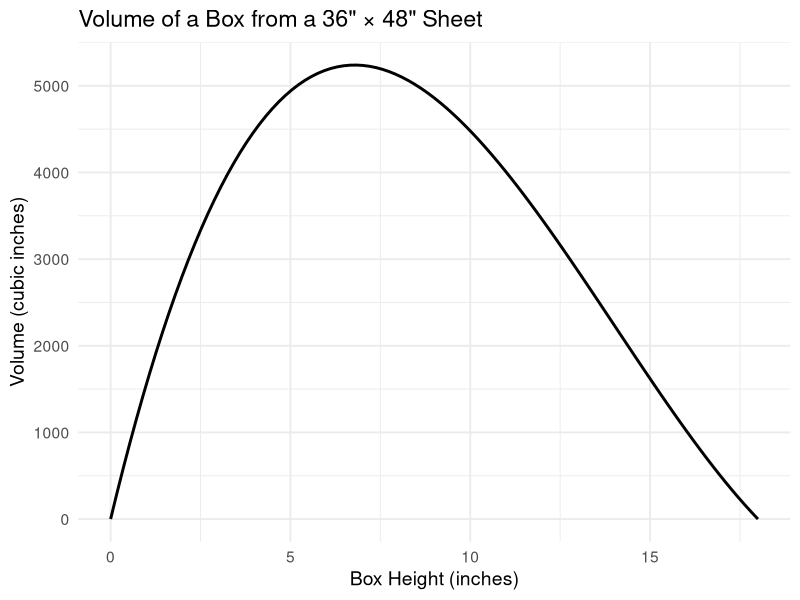

This figure's R source:
## ---- chunk 1
boxVolume <- function(boxHeight = 1, paperLength = 48, paperWidth = 36) {
  # boxHeight: height of the box (side length of the corner cutouts)
  # paperLength: length of the sheet of paper
  # paperWidth: width of the sheet of paper
  
  # After removing squares of side boxHeight from each corner:
  boxWidth  <- paperWidth  - 2 * boxHeight
  boxLength <- paperLength - 2 * boxHeight
  
  # Volume of the resulting open-top box
  volume <- boxWidth * boxLength * boxHeight
  return(volume)
}

# Box height cannot exceed half of the smaller dimension
maxHeight <- min(36, 48) / 2   # = 18 inches

# Visualization of the Volume Function
library(ggplot2)

# Create the plot using stat_function
box_plot <- ggplot(data.frame(x = c(0, maxHeight)), aes(x = x)) +
  stat_function(fun = boxVolume, linewidth = 1) +
  labs(
    title = "Volume of a Box from a 36\" × 48\" Sheet",
    x = "Box Height (inches)",
    y = "Volume (cubic inches)"
  ) +
  theme_minimal(base_size = 14)

# Print the plot
box_plot

# Finds the boxHeight between 0 and maxHeight that maximizes volume
optimal <- optimize(
  f = boxVolume,
  interval = c(0, maxHeight),
  maximum = TRUE
)

optimal


